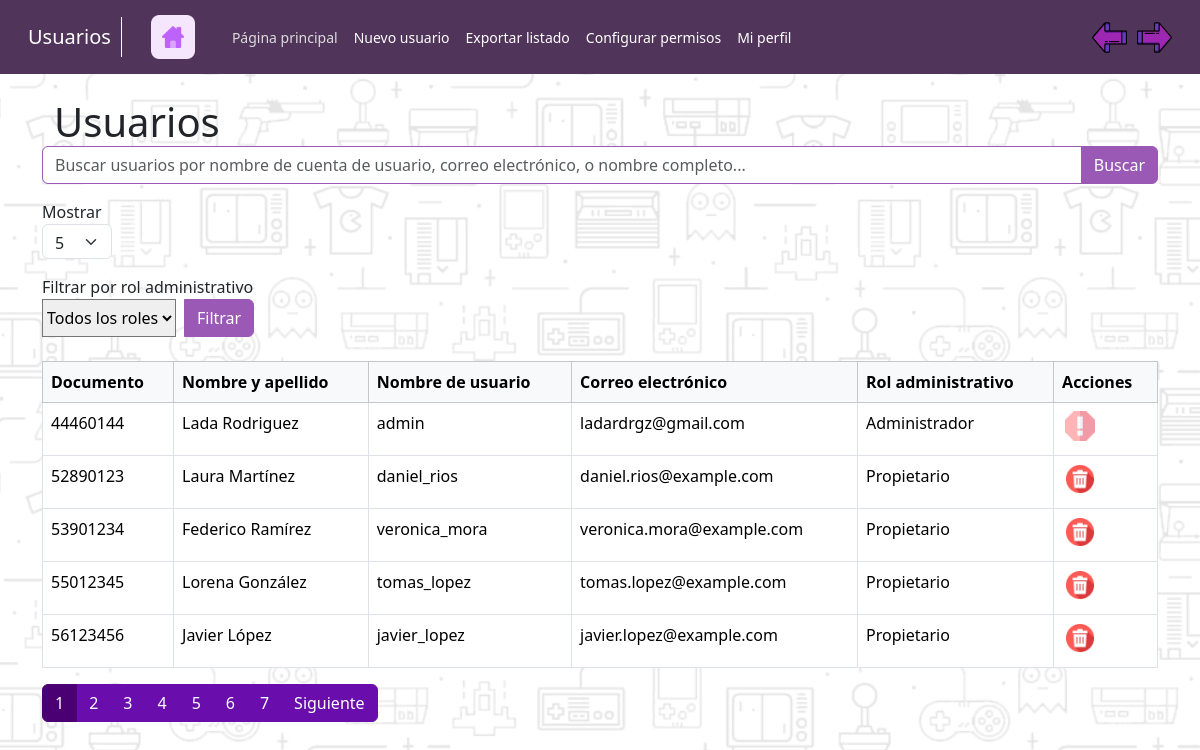
The app's page /app/Usuarios/dashboardUsuarios.php (signed in) with its own data.
### tables this page shows
CREATE TABLE tb_usuarios (
    idUsuario INT PRIMARY KEY AUTO_INCREMENT,
    nombreCuentaUsuario VARCHAR(30),
    contraseñaUsuario VARCHAR(32),
    emailUsuario VARCHAR(150),
    contraseñaTemporal VARCHAR(32) DEFAULT NULL,
    expiracionContraseñaTemporal DATETIME DEFAULT NULL,
    estado_usuario_id INT,
    persona_fisica_id INT,
    rol_id INT,
    FOREIGN KEY (estado_usuario_id) REFERENCES tb_estados_logicos(idEstLog),
    FOREIGN KEY (persona_fisica_id) REFERENCES tb_personas_fisicas(idPersonaFisica),
    FOREIGN KEY (rol_id) REFERENCES tb_roles(idRol)
);

CREATE TABLE tb_detalle_documento (
    idDetalleDocumento INT PRIMARY KEY AUTO_INCREMENT,
    tipo_documento_id INT,
    valorDocumento VARCHAR(100),
    FOREIGN KEY (tipo_documento_id) REFERENCES tb_tipo_documentos(idTipoDocumento)
);

CREATE TABLE tb_personas_fisicas (
    idPersonaFisica INT PRIMARY KEY AUTO_INCREMENT,
    nombres VARCHAR(50),
    apellidos VARCHAR(50),
    fechaNacimiento DATE,
    sexo VARCHAR(50),
    detalle_documento_id INT,
    detalle_contacto_id INT,
    estado_persona_id INT,
    FOREIGN KEY (detalle_documento_id) REFERENCES tb_detalle_documento(idDetalleDocumento),
    FOREIGN KEY (detalle_contacto_id) REFERENCES tb_detalle_contacto(idDetalleContacto),
    FOREIGN KEY (estado_persona_id) REFERENCES tb_estados_logicos(idEstLog)
);

CREATE TABLE tb_roles (
    idRol INT PRIMARY KEY AUTO_INCREMENT,
    nombreRol VARCHAR(30),
    activoRol TINYINT(1) DEFAULT 1
);

### app/Usuarios/datosTablaUsuarios.php (called while the page is built, shortened)
<?php
function obtenerUsuarios($inicio, $registros_por_pagina, $search = '', $role_filter = '')
{
    include_once '../modelos/conexion.php';
    $query = "
    SELECT
        tb_usuarios.idUsuario,
        tb_usuarios.nombreCuentaUsuario AS nombre_usuario,
        tb_usuarios.emailUsuario AS correo,
        tb_roles.nombreRol AS rol,
        tb_personas_fisicas.nombres AS nombre,
        tb_personas_fisicas.apellidos AS apellido,
        tb_estados_logicos.nombreEstLog AS estado,
        tb_detalle_documento.valorDocumento AS documento,
        tb_tipo_documentos.nombreTipoDoc AS tipo_documento
    FROM
        tb_usuarios
    INNER JOIN
        tb_roles ON tb_usuarios.rol_id = tb_roles.idRol
    INNER JOIN
        tb_personas_fisicas ON tb_usuarios.persona_fisica_id = tb_personas_fisicas.idPersonaFisica
    INNER JOIN
        tb_estados_logicos ON tb_usuarios.estado_usuario_id = tb_estados_logicos.idEstLog
    INNER JOIN
        tb_detalle_documento ON tb_personas_fisicas.detalle_documento_id = tb_detalle_documento.idDetalleDocumento
    INNER JOIN
        tb_tipo_documentos ON tb_detalle_documento.tipo_documento_id = tb_tipo_documentos.idTipoDocumento
    WHERE
        tb_estados_logicos.nombreEstLog = 'Activo'
    ";
    $query .= " LIMIT $inicio, $registros_por_pagina";
    $result = mysqli_query($conection, $query);
    $usuarios = [];
    if (mysqli_num_rows($result) > 0) {
        while ($row = mysqli_fetch_assoc($result)) {
            $usuarios[] = $row;
        }
    }
    return $usuarios;
}

### app/Usuarios/dashboardUsuarios.php (the view, shortened to what this page needs)
<!DOCTYPE html>
<html lang="es">
<head>
    <link href="https://cdn.jsdelivr.net/npm/bootstrap@5.3.3/dist/css/bootstrap.min.css" rel="stylesheet">
    <link rel="stylesheet" href="../assets/css/styleDashboard.css">
    <link rel="stylesheet" href="../assets/css/style_nav_module.css">
    <link rel="stylesheet" href="https://cdn.jsdelivr.net/npm/sweetalert2@11/dist/sweetalert2.min.css">
</head>
<body>
    <?php
    include 'nav_usuarios.php';
    ?>
    <div class="container mt-4">
        <div class="container mt-4 d-flex justify-content-between align-items-center">
            <h1 class="mb-0">Usuarios</h1>
        </div>
        <form method="GET" action="dashboardUsuarios.php" class="mb-4">
            <div class="input-group mb-3">
                <input type="text" class="form-control" name="search" placeholder="Buscar usuarios por nombre de cuenta de usuario, correo electrónico, o nombre completo..." value="<?php echo htmlspecialchars(isset($_GET['search']) ? $_GET['search'] : ''); ?>">
                <button class="btn btn-primary" type="submit">Buscar</button>
            </div>
            <div class="form-group">
                <label for="num_registros">Mostrar</label>
                <select id="num_registros" name="num_registros" class="form-select custom-select" onchange="this.form.submit()" style="width: 70px; height: 35px;">
                    <option value="5" <?php echo isset($_GET['num_registros']) && $_GET['num_registros'] == '5' ? 'selected' : ''; ?>>5</option>
                </select>
            </div>
            <div class="form-group mt-3">
                <label for="role_filter">Filtrar por rol administrativo</label>
                <div class="input-group">
                    <select id="role_filter" name="role_filter" class="custom-select" onchange="this.form.submit()">
                        <option value="">Todos los roles</option>
                        <?php
                        include_once '../modelos/conexion.php';
                        ?>
                    </select>
                    <button class="btn btn-primary ms-2" type="submit">Filtrar</button>
                </div>
            </div>
        </form>
        <?php
        include_once 'datosTablaUsuarios.php';
        include_once '../controladores/Paginador.php';
        $pagina_actual = isset($_GET['page']) ? (int)$_GET['page'] : 1;
        $registros_por_pagina = isset($_GET['num_registros']) ? (int)$_GET['num_registros'] : 5;
        $search = isset($_GET['search']) ? $_GET['search'] : '';
        $role_filter = isset($_GET['role_filter']) ? $_GET['role_filter'] : '';
        $query_count = "
            SELECT COUNT(*) AS total
            FROM
                tb_usuarios
            INNER JOIN
                tb_roles ON tb_usuarios.rol_id = tb_roles.idRol
            INNER JOIN
                tb_personas_fisicas ON tb_usuarios.persona_fisica_id = tb_personas_fisicas.idPersonaFisica
            INNER JOIN
                tb_estados_logicos ON tb_usuarios.estado_usuario_id = tb_estados_logicos.idEstLog
            INNER JOIN
                tb_detalle_documento ON tb_personas_fisicas.detalle_documento_id = tb_detalle_documento.idDetalleDocumento
            WHERE
                tb_estados_logicos.nombreEstLog = 'Activo'
                AND (tb_usuarios.nombreCuentaUsuario LIKE '%" . mysqli_real_escape_string($conection, $search) . "%'
                    OR tb_usuarios.emailUsuario LIKE '%" . mysqli_real_escape_string($conection, $search) . "%'
                    OR CONCAT(tb_personas_fisicas.nombres, ' ', tb_personas_fisicas.apellidos) LIKE '%" . mysqli_real_escape_string($conection, $search) . "%'
                    OR tb_detalle_documento.valorDocumento LIKE '%" . mysqli_real_escape_string($conection, $search) . "%')
        ";
        $result_count = mysqli_query($conection, $query_count);
        $total_registros = mysqli_fetch_assoc($result_count)['total'];
        $paginador = new Paginador($pagina_actual, $total_registros, $registros_por_pagina);
        ?>
        <table class="table table-bordered table-hover">
            <thead class="table-light">
                <tr>
                    <th>Documento</th>
                    <th>Nombre y apellido</th>
                    <th>Nombre de usuario</th>
                    <th>Correo electrónico</th>
                    <th>Rol administrativo</th>
                    <th>Acciones</th>
                </tr>
            </thead>
            <tbody>
                <?php
                $inicio = ($pagina_actual - 1) * $registros_por_pagina;
                $usuarios = obtenerUsuarios($inicio, $registros_por_pagina, $search, $role_filter);
                $loggedUserId = $_SESSION['idUsuario'];
                foreach ($usuarios as $usuario) {
                    echo "<tr>";
                    echo "<td>{$usuario['documento']}</td>";
                    echo "<td>{$usuario['nombre']} {$usuario['apellido']}</td>";
                    echo "<td>{$usuario['nombre_usuario']}</td>";
                    echo "<td>{$usuario['correo']}</td>";
                    echo "<td>{$usuario['rol']}</td>";
                    echo "<td>";
                    if ($usuario['idUsuario'] != $loggedUserId) {
                        echo "<button type='button' class='btn-img delete-button' data-id='{$usuario['idUsuario']}'>
                <img src='../assets/img/boton-eliminar.ico' alt='Eliminar'>
            </button>";
                    } else {
                        echo "<button type='button' class='btn-img delete-button' disabled title='No puedes eliminar tu propia cuenta'>
                <img src='../assets/img/boton-eliminar-disabled.ico' alt='Eliminar' style='opacity: 0.5;'>
            </button>";
                    }
                    echo "</td>";
                    echo "</tr>";
                }
                ?>
            </tbody>
        </table>
        <?php echo $paginador->mostrar_paginacion(); ?>
</body>
</html>

### app/Usuarios/nav_usuarios.php (shortened to what this page needs)
<nav class="navbar navbar-expand-lg">
    <div class="container-fluid">
        <a class="navbar-brand" href="/FormoStock/app/Usuarios/dashboardUsuarios.php">Usuarios</a>
        <div class="me-3">
            <button id="homeButton" class="btn" aria-label="Ir a la página principal">
                <img src="/FormoStock/app/assets/img/irApaginaPrincipal.png" alt="Ir al inicio" style="width: 44px; height: 44px;">
            </button>
        </div>
        <div class="collapse navbar-collapse" id="navbarScroll">
            <ul class="navbar-nav me-auto my-2 my-lg-0 navbar-nav-scroll" style="--bs-scroll-height: 100px;">
                <li class="nav-item">
                    <a class="nav-link active" aria-current="page" href="/FormoStock/app/Usuarios/dashboardUsuarios.php">Página principal</a>
                </li>
                <li class="nav-item">
                    <a class="nav-link" href="/FormoStock/app/Usuarios/crearUsuario.php">Nuevo usuario</a>
                </li>
                <li class="nav-item">
                    <a class="nav-link" href="/FormoStock/app/Usuarios/exportarUsuariosExc.php">Exportar listado</a>
                </li>
                <li class="nav-item">
                    <a class="nav-link" href="/FormoStock/app/Usuarios/visualizarPermisos.php">Configurar permisos</a>
                </li>
                <li class="nav-item">
                    <a class="nav-link" href="/FormoStock/app/Usuarios/verPerfil.php">Mi perfil</a>
                </li>
            </ul>
            <div id="nav-buttons-container" class="ms-auto d-flex align-items-center"></div>
        </div>
    </div>
</nav>
</body>
</html>

### app/controladores/Paginador.php (shortened to what this page needs)
<?php
class Paginador {
    private $pagina_actual;
    private $registros_por_pagina;
    private $total_paginas;
    public function __construct($pagina_actual, $total_registros, $registros_por_pagina) {
        $this->pagina_actual = $pagina_actual;
        $this->registros_por_pagina = $registros_por_pagina;
        $this->total_paginas = ceil($total_registros / $registros_por_pagina);
    }
    public function mostrar_paginacion() {
        $pagina_actual = $this->pagina_actual;
        $total_paginas = $this->total_paginas;
        $search = isset($_GET['search']) ? urlencode($_GET['search']) : '';
        $num_registros = isset($_GET['num_registros']) ? urlencode($_GET['num_registros']) : $this->registros_por_pagina;
        $html = '<nav aria-label="Page navigation">';
        $html .= '<ul class="pagination custom-pagination">';
        for ($i = 1; $i <= $total_paginas; $i++) {
            $active = ($i == $pagina_actual) ? ' active' : '';
            $html .= '<li class="page-item' . $active . '"><a class="page-link" href="?search=' . $search . '&num_registros=' . $num_registros . '&page=' . $i . '">' . $i . '</a></li>';
        }
        if ($pagina_actual < $total_paginas) {
            $html .= '<li class="page-item"><a class="page-link" href="?search=' . $search . '&num_registros=' . $num_registros . '&page=' . ($pagina_actual + 1) . '">Siguiente</a></li>';
        }
        $html .= '</ul>';
        $html .= '</nav>';
        return $html;
    }
}
?>

### app/assets/css/styleDashboard.css (style rules this page uses)
body { background: url('../img/background-black.png') no-repeat center center fixed; }
.form-control { border-color: #9b59b6; }
.btn-img { padding: 0; width: auto; height: auto; border: none; background: none; display: inline-flex; justify-content: center; align-items: center; margin-right: 10px; }
.btn-img img { margin-left: 3px; width: 30px; height: 30px; }
.btn-primary { background-color: #9b59b6; border-color: #9b59b6; color: #ffffff; }
.custom-pagination .page-link { color: #fff; background-color: #6a0dad; border-color: #6a0dad; }
.custom-pagination .page-item.active .page-link { color: #fff; background-color: #4a0072; border-color: #4a0072; }

### app/assets/css/style_nav_module.css (style rules this page uses)
.navbar { padding: 0.5rem 1rem; min-height: 65px; font-size: 0.875rem; z-index: 1030; }
.navbar-nav { display: flex; align-items: center; }
.navbar { background-color: #503459; }
.navbar .nav-link, .navbar .navbar-brand { color: #ffffff !important; }
.navbar-brand { border-right: 0.5px solid #fff; padding-right: 10px; }
.navbar .nav-link.active { color: #dcdcdc !important; }
.navbar-nav .nav-link { color: #ffffff; }

### records on screen
tb_usuarios: tb_detalle_documento.valorDocumento "44460144", persona_fisica.nombres "Lada", persona_fisica.apellidos "Rodriguez", nombreCuentaUsuario "admin", emailUsuario "ladardrgz@gmail.com", rol.nombreRol "Administrador"
tb_usuarios: tb_detalle_documento.valorDocumento "52890123", persona_fisica.nombres "Laura", persona_fisica.apellidos "Martínez", nombreCuentaUsuario "daniel_rios", emailUsuario "daniel.rios@example.com", rol.nombreRol "Propietario"
tb_usuarios: tb_detalle_documento.valorDocumento "53901234", persona_fisica.nombres "Federico", persona_fisica.apellidos "Ramírez", nombreCuentaUsuario "veronica_mora", emailUsuario "veronica.mora@example.com", rol.nombreRol "Propietario"
tb_usuarios: tb_detalle_documento.valorDocumento "55012345", persona_fisica.nombres "Lorena", persona_fisica.apellidos "González", nombreCuentaUsuario "tomas_lopez", emailUsuario "tomas.lopez@example.com", rol.nombreRol "Propietario"
tb_usuarios: tb_detalle_documento.valorDocumento "56123456", persona_fisica.nombres "Javier", persona_fisica.apellidos "López", nombreCuentaUsuario "javier_lopez", emailUsuario "javier.lopez@example.com", rol.nombreRol "Propietario"
